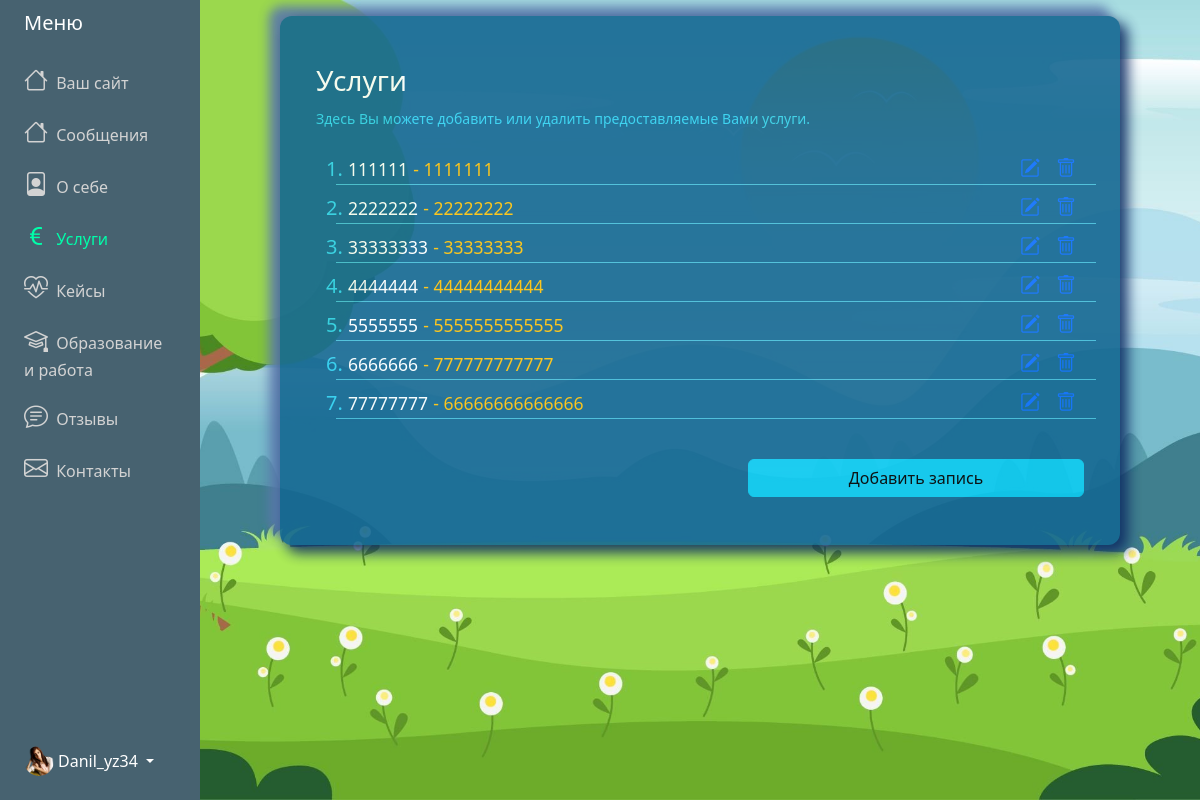
The page /adminPanel/services/ (signed in) on the database its author committed.
### adminPanel/models.py (models this page shows, shortened)
class Menu (models.Model):
    user = models.OneToOneField(User, on_delete=models.CASCADE)
    messages = models.CharField('Сообщения', max_length=100, default="Сообщения")
    about = models.CharField('О себе', max_length=100, default="О себе")
    services = models.CharField('Услуги', max_length=100, default="Услуги")
    cases = models.CharField('Кейсы', max_length=100, default="Кейсы")
    ed_and_work = models.CharField('Образование и работа', max_length=100, default="Образование и работа")
    feedbacks = models.CharField('Отзывы', max_length=100, default="Отзывы")
    contacts = models.CharField('Контакты', max_length=100, default="Контакты")

class About(models.Model):
    user = models.OneToOneField(User, on_delete=models.CASCADE)
    profession = models.CharField(max_length=200)
    slogan = models.TextField(null=True, blank=True)
    main_foto = models.ImageField(
        default="avatar.jpg",
        upload_to="About_main_foto"
    )

class Service(models.Model):
    title = models.CharField('Название', max_length=200)
    desc = models.TextField('Описание', null=False, blank=False)
    price = models.CharField('Цена', max_length=200, null=True, blank=True)
    img = models.ImageField('Изображение', upload_to="Service_img", null=True, blank=True)
    user = models.ForeignKey(User, on_delete=models.CASCADE)

### adminPanel/views.py (the view)
# urls.py: path('adminPanel/services/', ServiceView.as_view(), name="services"),
class ServiceView(LoginRequiredMixin,ListView):
    model = Service
    template_name = "adminPanel/services.html"
    context_object_name = "posts"
    def get_context_data(self, **kwargs):
        context = super().get_context_data(**kwargs)
        context['posts'] = context['posts'].filter(user_id=self.request.user.id)
        context['title'] = 'Услуги'
        context['active'] = 'services'
        context['menu'] = request_menu(self.request)
        return context

### adminPanel/views.py (called while the page is built)
def request_menu(request):
    user_id = request.user.id  # Получаем id текущего пользователя
    menu = Menu.objects.filter(user_id=user_id).first()  # Используем user_id для фильтрации
    return menu

### adminPanel/templates/adminPanel/services.html (shortened to what this page needs)
{% extends "adminPanel/base.html" %}
{% block content %}
<div class="container">
    <div id="innerPage">
        <div class="row align-items-center justify-content-center">
            <div class="col-12 text-white px-5 pt-5">
                <div class="lead">
                    <h3>Услуги</h3>
                    <p class="fs-6 mb-4">
                        <small class="label-color">Здесь Вы можете добавить или удалить предоставляемые Вами услуги.</small>
                    </p>
                </div>
                {% if posts %}
                <ol class="categories">
                    {% for post in posts %}
                    <li class="label-color fs-5">
                        <div class="row mt-2" style="border-bottom: 1px solid #45bdd9;">
                            <div class="col-9">
                                <a href="{% url 'update-service' post.id %}" style="text-decoration: none;color: #ffffff;">
                                    <small>{{ post.title }}</small>
                                    <small class="text-warning"> - {{ post.price }}</small>
                                </a>
                            </div>
                            <div class="task-controls col-3 card-text d-flex">
                                <a class="edit px-2 ms-auto" href="{% url 'update-service' post.id %}">
                                    <i class="bi bi-pencil-square"></i></a>
                                <a class="edit px-2" href="{% url 'delete-service' post.id %}"><i class="bi bi-trash"></i></a>
                            </div>
                        </div>
                    </li>
                    {%endfor%}
                </ol>
                {% else %}
                <p class="text-center"> Список пуст!
                    <a href="{% url 'create-service' %}">Добавить запись</a>
                </p>
                {% endif %}
            </div>
        </div>
        <div class="row align-items-center justify-content-center">
            <div class="col-sm-6 col-xs-12 d-sm-block  px-5 pb-5">
                <a href="{% url 'create-service' %}" class="btn btn-info mt-4 w-100"
                    id="ed-and-work-brn">Добавить запись</a>
            </div>
        </div>
    </div>
</div>
{% endblock content %}

### adminPanel/templates/adminPanel/base.html (shortened to what this page needs)
{% load static %}
<!DOCTYPE html>
<html lang="en">
<head>
    <link href="https://cdn.jsdelivr.net/npm/bootstrap@5.3.3/dist/css/bootstrap.min.css" rel="stylesheet"
>
    <link rel="stylesheet"
        href="https://cdnjs.cloudflare.com/ajax/libs/bootstrap-icons/1.8.1/font/bootstrap-icons.min.css">
    <link rel="stylesheet" href="{% static 'css/styles.css'%}">
</head>
<body class="admin-panel-body">
    <div class="container-fluid">
        <div class="row flex-nowrap">
            <div class="col-auto col-md-3 col-xl-2 px-sm-2 px-0 custom-menu">
                <div
                    class="d-flex flex-column align-items-center align-items-sm-start px-3 pt-2 text-white min-vh-100 custom-menu-fixed">
                    <a href="/"
                        class="d-flex align-items-center pb-3 mb-md-0 me-md-auto text-white text-decoration-none">
                        <span class="fs-5 d-none d-sm-inline">Меню</span>
                    </a>
                    <ul class="nav text-light flex-column mb-sm-auto mb-0 align-items-center align-items-sm-start"
                        id="menu">
                        <li>
                            <a href="{% url 'site' username=request.user.username %}"
                                class="nav-link align-middle px-0 admin-menu-text {%if active == 'home' %} active {% endif %}">
                                <i class="fs-4 bi-house"></i> <span class="ms-1 d-none d-sm-inline">Ваш сайт</span>
                            </a>
                        </li>
                        <li>
                            <a href="{% url 'messages' %}"
                                class="nav-link align-middle px-0 admin-menu-text {%if active == 'messages' %} active {% endif %}">
                                <i class="fs-4 bi-house"></i> <span class="ms-1 d-none d-sm-inline">
                                    {% if menu.messages %} {{ menu.messages }} {% else %}Сообщения {% endif %}</span>
                            </a>
                        </li>
                        <li>
                            <a href="{% url 'about' %}"
                                class="nav-link align-middle px-0 admin-menu-text {%if active == 'about' %} active {% endif %}">
                                <i class="fs-4 bi-file-person"></i> <span class="ms-1 d-none d-sm-inline">
                                    {% if menu.about %} {{ menu.about }} {% else %} О себе {% endif %}</span>
                            </a>
                        </li>
                        <li>
                            <a href="{% url 'services' %}"
                                class="nav-link px-0 align-middle admin-menu-text {%if active == 'services' %} active {% endif %}">
                                <i class="fs-4 bi-currency-euro"></i> <span class="ms-1 d-none d-sm-inline">
                                    {% if menu.services %} {{ menu.services }} {% else %} Услуги {% endif %}</span></a>
                        </li>
                        <li>
                            <a href="{% url 'cases' %}"
                                class="nav-link px-0 align-middle admin-menu-text {%if active == 'cases' %} active {% endif %}">
                                <i class="fs-4 bi-heart-pulse"></i> <span class="ms-1 d-none d-sm-inline">
                                    {% if menu.cases %} {{ menu.cases }} {% else %} Кейсы {% endif %}</span></a>
                        </li>
                        <li>
                            <a href="{% url 'ed-and-work' %}"
                                class="nav-link px-0 align-middl admin-menu-text {%if active == 'ed_and_work' %} active {% endif %}">
                                <i class="fs-4 bi-mortarboard"></i>
                                <span class="ms-1 d-none d-sm-inline">
                                    {% if menu.ed_and_work %}
                                    {{ menu.ed_and_work }}
                                    {% else %}
                                    Образование и работа
                                    {% endif %}
                                </span>
                            </a>
                        </li>
                        <li>
                            <a href="{% url 'feedbacks' %}"
                                class="nav-link px-0 align-middle admin-menu-text {%if active == 'feedbacks' %} active {% endif %}">
                                <i class="fs-4 bi-chat-text"></i> <span class="ms-1 d-none d-sm-inline">
                                    {% if menu.feedbacks %}
                                    {{ menu.feedbacks }}
                                    {% else %}
                                    Отзывы
                                    {% endif %}
                                </span>
                            </a>
                        </li>
                        <li>
                            <a href="{% url 'contacts' %}"
                                class="nav-link px-0 align-middle admin-menu-text {%if active == 'contacts' %} active {% endif %}">
                                <i class="fs-4 bi-envelope"></i> <span class="ms-1 d-none d-sm-inline">
                                    {% if menu.contacts %}
                                    {{ menu.contacts }}
                                    {% else %}
                                    Контакты
                                    {% endif %}</span>
                            </a>
                        </li>
                    </ul>
                    <div class="dropdown pb-4">
                        <a href="#"
                            class="d-flex align-items-center text-white text-decoration-none dropdown-toggle {% if current_path == home_url %}active{% endif %}"
                            id="dropdownUser1" data-bs-toggle="dropdown" aria-expanded="false">
                            <img src="{{ request.user.about.main_foto.url }}" alt="logo" width="30" height="30"
                                class="rounded-circle">
                            <span class="d-none d-sm-inline mx-1">{{request.user.username}}</span>
                        </a>
                    </div>
                </div>
            </div>
            <div class="col py-3">
                {% block content %}
                {% endblock content %}
            </div>
        </div>
    </div>
</body>
</html>

### static/css/styles.css (style rules this page uses)
:root { --color-primary: #ee394c; --color-secondary: #86b7fe; --color-light: #f2f2f2; --color-gray: #ced4da; --color-dark: #212121; --color-white: #ffffff; --color-error: #e2442f; --color-warning: #ffc900; --color-info: #02a2b9; --color-success: #1ba345; --color-input: #00d1b2; --border-radius: 5px; }
body { background-repeat: no-repeat; background-size: cover; background-position: center; background-attachment: fixed; }
#innerPage { width:100%; max-width:840px; margin : 0 auto; border-radius: 12px; background: #156892; box-shadow: 7px 7px 13px 1px #0f2d64, -10px -9px 11px 1px #5b79ad; opacity: 0.9; }
.custom-menu { background-color: #476270; }
.custom-menu-fixed { position: sticky; top: 0; z-index: 100; }
.admin-menu-text { color: lightgray; }
.admin-menu-text.active { color: #0fa !important; }
.label-color { color:#31d2f2; }

### adminPanel/templates/adminPanel/services.html (style rules this page uses)
.admin-panel-body { background-image: url('/media/fon-admin-about.jpg'); }

### rows shown on the page
Menu: messages "Сообщения", about "О себе", services "Услуги", cases "Кейсы", ed_and_work "Образование и работа", feedbacks "Отзывы", contacts "Контакты"
Service: title "111111", price "1111111"
Service: title "2222222", price "22222222"
Service: title "33333333", price "33333333"
Service: title "4444444", price "44444444444"
Service: title "5555555", price "5555555555555"
Service: title "6666666", price "777777777777"
Service: title "77777777", price "66666666666666"

### other values the page prints
{{ request.user.username }} "Danil_yz34"
